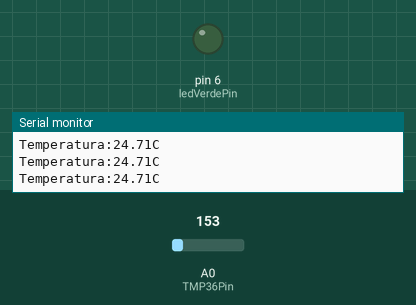
Simulated run of this sketch. Board: Arduino Uno, built with avr-gcc and run on an emulated ATmega328P. On the bench: output pins drawn as LEDs (lit = HIGH), the last lines printed to the serial monitor. Dashed ring = blinking. Inputs (shaded band) come from the test bench; at power-on: A0 (TMP36Pin) = 153.

Above: at 1.2 s.
1.3 s: A0 (TMP36Pin) set to 183
At 2.4 s:
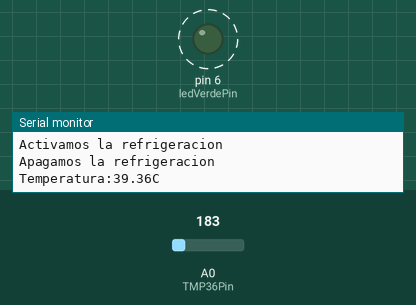
4.3 s: A0 (TMP36Pin) set to 133
At 4.9 s:
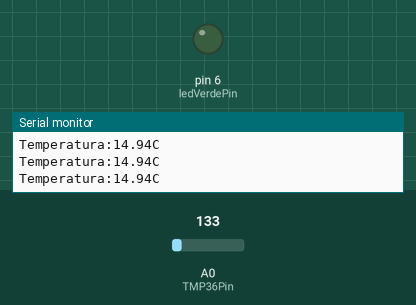
7.3 s: A0 (TMP36Pin) set to 165
At 7.9 s:
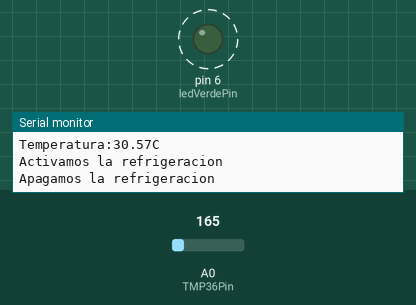
Timing chart, 0 to 62.8 s (numbered marks = the images above; inputs shaded):
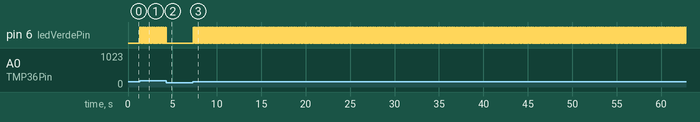

The sketch:

5.4_Termostato_histeresis.ino
```cpp
/*
 Medida de temperatura con sensor TMP36
 Mostramos la temperatura por el monitor serie
 JA. Vacas

 Descripción

 Sensor TMP36
 pin V del sensor conectado a 5V de Arduino
 pin central del sensor Vout a A0 de Arduino
 pin GND a GND de Arduino

 */

// constantes que no cambian
// se usan para establecer los pines

const int TMP36Pin = A0;     // Conectamos el pin central
const int ledVerdePin=6;     // Led que representa la refrigeracion

// Temperatura a la que encenderemos la refrigeracion
const float fTemperaturaRefrigeracion=30.0;
const float fDeltaT=0.5;    // Incremento para controlar la histeresis


// variables globales que cambian
float temperatura = 0;         // variable para almacenar la temperatura medida

// Configuración
void setup() {
  Serial.begin(9600); // Configuramos la conexion con el PC
  pinMode(ledVerdePin,OUTPUT);  // Configuramos el LedVerdePin como salida
// No necesitamos configurar los pines analogicos
}

// Bucle que se repite
void loop() {
  int lectura = analogRead(TMP36Pin); // Valor entre 0 y 1023

  float voltaje = lectura * 5.0 / 1024.0; // Voltaje entre 0 y 5V

  temperatura = (voltaje - 0.5) * 100; // Temperatura en º Celsius

  Serial.print("Temperatura:");
  Serial.print(temperatura);  // Mostramos el valor de la temperatura
  Serial.println("C");

  if(temperatura>fTemperaturaRefrigeracion+fDeltaT) { // Si la temperatura supera la temperatura + histeresis
    digitalWrite(ledVerdePin,HIGH);
    Serial.println("Activamos la refrigeracion");
  }
  if(temperatura<fTemperaturaRefrigeracion<fDeltaT){// Si la temperatura supera la temperatura - histeresis
    digitalWrite(ledVerdePin,LOW);
    Serial.println("Apagamos la refrigeracion");
  }
}
```

Measured:
- the behaviour switches between 164 and 165 on A0 (TMP36Pin) (found by bisection; images 0 and 1)
- after the input at 1.3 s, pin 6 (ledVerdePin): alternates HIGH for 0.03 s and LOW for 0.05 s, starting at once
- after the input at 4.3 s, pin 6 (ledVerdePin): goes on until 4.3 s, then stays LOW
- after the input at 7.3 s, pin 6 (ledVerdePin): alternates HIGH for 0.03 s and LOW for 0.05 s, starting at once
